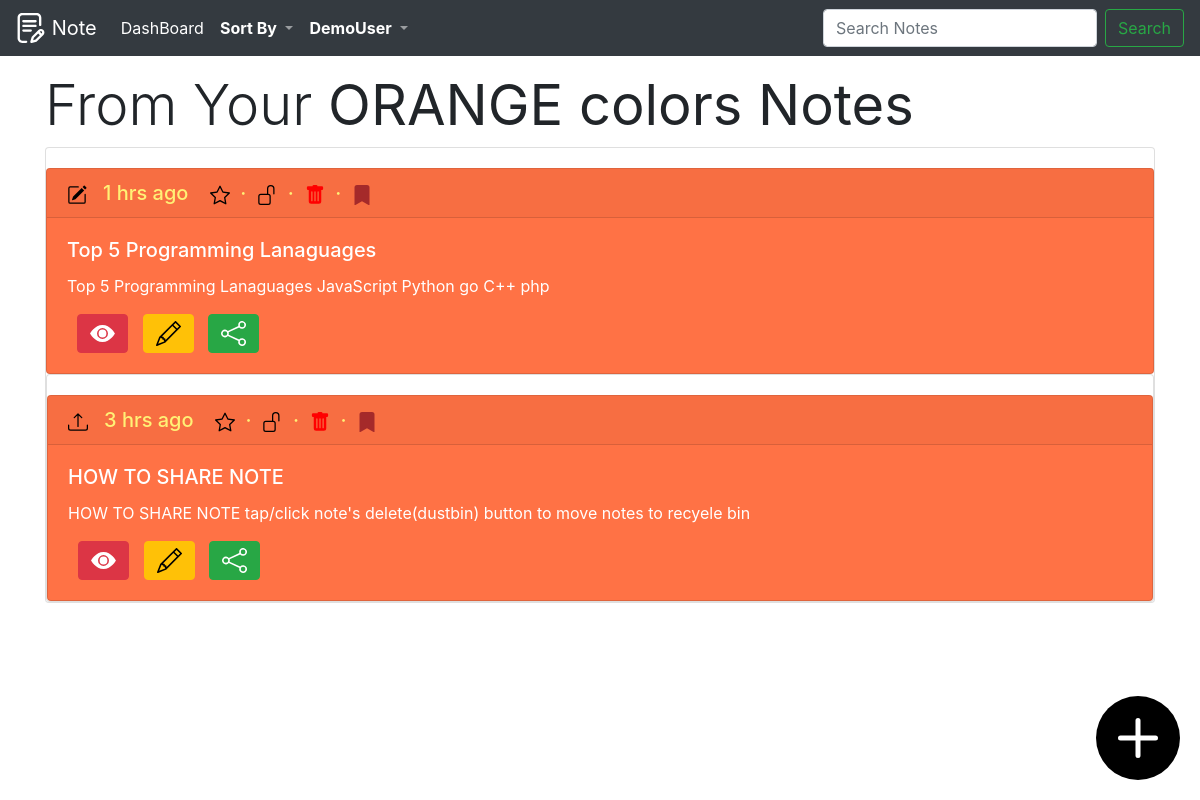
The app's page /note/sort_by/sort_by_color/orange/ (signed in) with its own data.
### notes/models.py (models this page shows, shortened)
class Note(models.Model):
    id=models.UUIDField(primary_key=True,
                    default=uuid.uuid4,
                    editable=False,
                    db_index=True,)
    category = models.ForeignKey(Category, verbose_name="Category",on_delete=models.CASCADE,blank=True)
    heading=models.CharField(max_length=70,blank=False)
    description =models.TextField(blank=True)
    password_required = models.BooleanField(default=False)
    add_to_fav = models.BooleanField(default=False)
    colour_of_notes = models.CharField(
        max_length=9,
        choices=COLOURS_CHOICES,
        default='white',
    )
    author=models.ForeignKey(User,on_delete=models.CASCADE)
    created =models.DateTimeField(auto_now_add=True)
    updated=models.DateTimeField(auto_now=True)
    def get_absolute_url(self):
        return reverse('note_detail',args=[str(self.id)])
    class Meta:
        get_latest_by='created'
        ordering=('updated',)

### notes/views.py (the view)
# urls.py: path('note/sort_by/sort_by_color/<str:color>/',sort_by_color,name='sort_by_color'),
@login_required
def sort_by_color(request,color):
	all_notes=Note.objects.filter(author=request.user).filter(colour_of_notes=color)[::-1]
	return render(request,'noteshtmls/dashboard.html',{'all_notes':all_notes,'category':color.upper()+' colors Notes'})

### notes/templatetags/blog_tags.py (called while the page is built)
@register.filter(name='markdown')
def markdown_format(text):
	return mark_safe(markdown.markdown(text))

### notes/templates/noteshtmls/dashboard.html (shortened to what this page needs)
{% extends "base.html" %}
{% load static %}
{% load blog_tags %}
{% block content %}
<h3 class="display-4">From Your <b>{{  category }}</b></h3>
{% if not all_notes %}
	<div class="jumbotron jumbotron-fluid">
	  <div class="container">
	    <h1 class="display-4">Welcome <b>{{ user.username }}</b> !!</h1>
	    <p class="lead">You Don't Have Any Note <b>{{  category }}</b> Add Some Notes...</p>
	      <p class="lead">
	    	<a class="btn btn-primary btn-lg" href="{% url 'add_note' %}" role="button">Add Notes</a>
	 	</p>
	<i class="bi bi-plus-circle"></i>
	  </div>
	</div>
{% else %}
	{% for note in all_notes %}
		<div class="card" >
	{% if  note.colour_of_notes == 'white' %}
	   <div class="card bg-light"  style="margin-top: 20px !important">
	{% elif  note.colour_of_notes == 'green' %}
		<div class="card text-dark bg-success" style="margin-top: 20px !important">
	{% elif  note.colour_of_notes == 'orange' %}
		<div class="card text-white bg-warning" style="margin-top: 20px !important">
	{% elif  note.colour_of_notes == 'blue' %}
		<div class="card text-white bg-primary" style="margin-top: 20px !important">
	{% elif  note.colour_of_notes == 'red' %}
		<div class="card text-secondary bg-danger" style="margin-top: 20px !important">
	{% else %}
		<div class="card text-danger bg-info" style="margin-top: 20px !important">
	{% endif %}
		  <h5 class="card-header" id='headertextdate'>
		  	{% if  note.created ==  note.updated %}
		  		<img src="{% static 'images/upload.svg' %}" alt="Uploaded at " width="20" title="{{ note.heading }} Uploaded ">
		  	{% else %}
		  		<img src="{% static 'images/edit.svg' %}" alt="Edited at "  width="20" title="{{ note.heading }} Edited">
		  	{% endif %}
		  	&nbsp;&nbsp;{{ note|date_str_output }}
		  	{% if  note.add_to_fav %}
		  		<img src="{% static 'images/star_fill.svg' %}" alt="Started Note" width="20" title="{{ note.heading }} STARRTED ">
		  	{% else %}
		  		<img src="{% static 'images/star.svg' %}" alt="Unstarted Note " width="20" title="{{ note.heading }} Not STARRTED ">
		  	{% endif %}
		  	&nbsp;&middot;&nbsp;
		  	{% if  note.password_required %}
		  		<img src="{% static 'images/Lockfill.svg' %}" alt="Uploaded at " width="20" title="{{ note.heading }} STARRTED ">
		  	{% else %}
		  		<img src="{% static 'images/Unlock.svg' %}" alt="Uploaded at " width="20" title="{{ note.heading }} Not STARRTED ">
		  	{% endif %}
		  	&nbsp;&middot;&nbsp;
      {% if  note.category.title == "Un taged" %}
        <a href="{% url 'move_to_trash' note.pk %}" title="">
          <img src="{% static 'images/trash_fill.svg' %}" alt="Add To Trash" width="20" height="20" title="Add To Trash" >
          </a>
        &nbsp;&middot;&nbsp;
        <a href="{% url 'move_to_archive' note.pk %}" title="">
        <img src="{% static 'images/archive_fill.svg' %}" alt="Add To Archive" width="20" height="20" title="Add To Archive">
        </a>
    {% endif %}
		  </h5>
		  <div class="card-body">
		    <h5 class="card-title">{{ note.heading }}</h5>
			    {% if  note.password_required %}
			    	<p class="card-text">This Note I Password Protected Click Eye TO View</p>
				{% else %}
			    	<p class="card-text">{{ note.description|markdown|striptags|truncatewords:60  }}</p>
				{% endif %}
			  <div>
					  <a href="{{ note.get_absolute_url }}"  alt="View Note" title="View Note" style="margin-left: 10px">
					  	<button type="button" class="btn btn-danger " >
					  		<img src="{% static 'images/view_eye.svg' %}" alt="View Note" title="View Note" height="25" width="25" >
					  	</button>
					  </a>
					   <a href="{% url 'note_update' note.id %}"  alt="Edit Note" title="Edit Note" style="margin-left: 10px">
					  	<button type="button" class="btn btn-warning " >
					  		<img src="{% static 'images/edit_note.svg' %}" alt="Edit Note" title="Edit Note" height="25" width="25" >
					  	</button>
					  </a>
					  <a href="{% url 'share_note_by_email' note.id %}" alt="Share Note" title="Share Note" style="margin-left: 10px">
					  	<button type="button" class="btn btn-success " >
					  		<img src="{% static 'images/share.svg' %}" alt="Share Note" title="Share Note" height="25" width="25" >
					  	</button>
					  </a>
				</div>
		  </div>
		</div>
	{% endfor %}
</div>
{% endif %}
<a href="{% url 'add_note' %}">
	<div class="add_button" style="background:green">
		<img src="{% static 'images/onlyplus.svg' %}" alt="Add Note" height="80" width="80" >
	</div>
</a>
{% endblock content %}

### templates/navi.html (shortened to what this page needs)
{% load static %}
{% block nav %}
  <nav class="navbar navbar-icon-top navbar-expand-lg navbar-dark bg-dark" style="position: fixed;width: 100%">
    <a class="navbar-brand" href="{% url 'intropage' %}">
    	<img src="{% static 'images/logo.svg' %}" alt="Notes Logo" width="30" height="30" class="d-inline-block align-top">
      Note
    </a>
{% if request.user.is_authenticated %}
    <div class="collapse navbar-collapse" id="navbarsExampleDefault">
      <ul class="navbar-nav mr-auto">
        <li class="nav-item active">
          <a class="nav-link" href="{% url 'dashboard' %}">
            DashBoard
            </a>
        </li>
       <li class="nav-item dropdown">
          <a class="nav-link dropdown-toggle" href="#" id="navbarDropdown" role="button" data-toggle="dropdown" aria-haspopup="true" aria-expanded="false">
            <b style="color: white">Sort By</b>
          </a>
      </div>
        <li class="nav-item dropdown">
          <a class="nav-link dropdown-toggle" href="#" id="navbarDropdown" role="button" data-toggle="dropdown" aria-haspopup="true" aria-expanded="false">
            <b style="color: white">{{ user.username }} </b>
          </a>
        </li>
      <form class="form-inline my-2 my-lg-0" action="{% url 'search_results' %}" method="get">
        <input class="form-control mr-sm-2" name="q" type="text" placeholder="Search Notes" aria-label="Search">
        <button class="btn btn-outline-success my-2 my-sm-0" type="submit">Search</button>
      </form>
{% endif %}
  </nav>
{% endblock nav %}

### notes_app/static/css/base.css (style rules this page uses)
.card.bg-warning { background-color: #ff5722d6 !important }
.card.bg-warning #headertextdate { color: #FFF176 !important }
a { text-decoration: none !important; }
.add_button { background: black !important;fill: white !important;right: 20 !important;bottom: 20;position: fixed;border-radius: 50%;padding: 2px }
nav { z-index: 1 !important; }

### records on screen
Note: created+updated "1 hrs ago", add_to_fav False (drawn), password_required False (drawn), heading "Top 5 Programming Lanaguages", description "Top 5 Programming Lanaguages JavaScript Python go C++ php"
Note: created+updated "3 hrs ago", add_to_fav False (drawn), password_required False (drawn), heading "HOW TO SHARE NOTE", description "HOW TO SHARE NOTE tap/click note's delete(dustbin) button to move notes to recyele bin"

### other values on screen
{{ user.username }} "DemoUser"
{{ category }} "ORANGE colors Notes"
